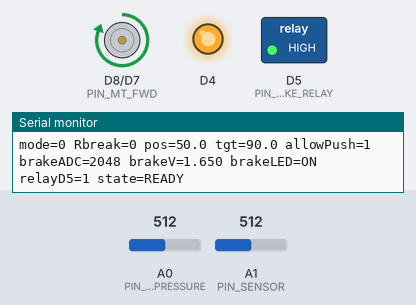
This sketch was run on a simulated Arduino Due. On the bench: motor-driver pin pairs drawn as motors (green arrow = first pin HIGH = forward, orange = second pin HIGH = backward, longer = more drive), switched loads named in the sketch (green lamp = pin HIGH), output pins drawn as LEDs (lit = HIGH), the last lines printed to the serial monitor. The test bench sets the inputs (shaded band); at power-on: A0 (PIN_BRAKE_PRESSURE) = 512, A1 (PIN_SENSOR) = 512 (analog values on the 0–1023 scale). WiFi joins after 1.5 s; servers stay silent unless stated.

Above: at 1.2 s.
1.3 s: A0 (PIN_BRAKE_PRESSURE) set to 204
2.8 s: A0 (PIN_BRAKE_PRESSURE) set to 173
At 3.3 s:
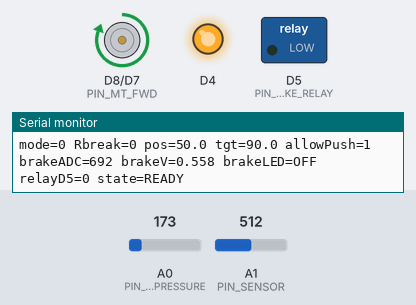
4.3 s: A1 (PIN_SENSOR) set to 895
5.8 s: A1 (PIN_SENSOR) set to 925
At 6.9 s:
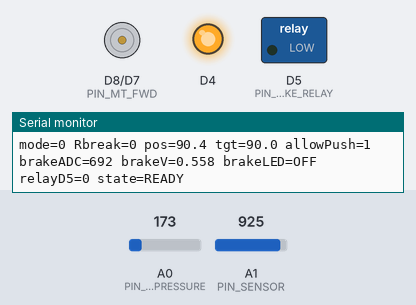
7.3 s: A0 (PIN_BRAKE_PRESSURE) set to 210
At 7.9 s:
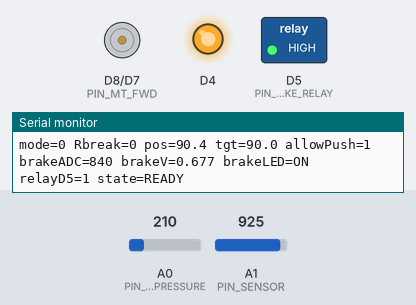
8.8 s: A1 (PIN_SENSOR) set to 953
At 9.2 s:
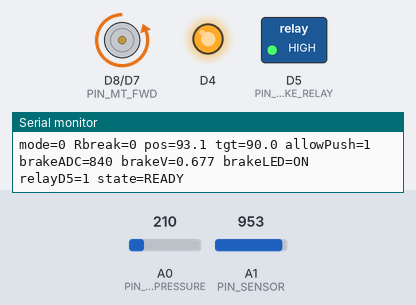
Timing chart, 0 to 11.3 s (numbered marks = the images above; inputs shaded):
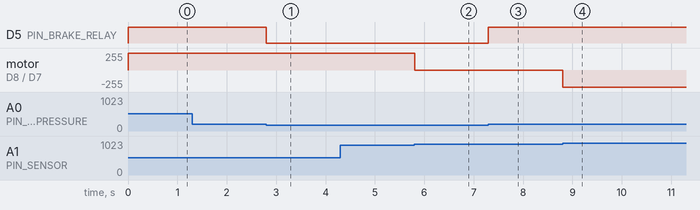

Measured:
- the behaviour switches between 187 and 186 on A0 (PIN_BRAKE_PRESSURE) (found by bisection; images 0 and 1)
- the behaviour switches between 906 and 907 on A1 (PIN_SENSOR) (found by bisection; images 1 and 2)
- the behaviour switches between 936 and 937 on A1 (PIN_SENSOR) (found by bisection; images 3 and 4)
- after the input at 2.8 s, D5 (PIN_BRAKE_RELAY): HIGH → LOW at once
- after the input at 5.8 s, motor on D8 (PIN_MT_FWD) / D7 (PIN_MT_BWD): forward 255/255 → stopped at once
- after the input at 7.3 s, D5 (PIN_BRAKE_RELAY): LOW → HIGH at once
- after the input at 8.8 s, motor on D8 (PIN_MT_FWD) / D7 (PIN_MT_BWD): stopped → backward 255/255 at once

The sketch:

brake_board_due_active_high.ino
```cpp
/* =========================================================================
   Brake Board (Robust & Anti-Hunting Version + Human Brake Protection)
   - ASMS : mode는 첫 바이트만 신뢰
   - PC   : 자율주행(mode == 1)일 때만 brake bit 신뢰
   - 수동 : mode != 1일 때 PC brake 신호를 항상 무시
   - 모터 : 불감대 + 히스테리시스 + 센서 필터 적용
   - 추가 : 브레이크/긴급정지 중 사람이 브레이크를 더 밟으면 액추에이터가 밀어내지 않음
   - 수정 : mode == 3인 동안 긴급정지 브레이크를 계속 유지
   - 수정 : Due 12-bit/3.3V ADC 전압 보정, 0.65V ON / 0.60V OFF
   - 수정 : D5 릴레이 Active HIGH (모듈에 따라 변경 가능)
   ========================================================================= */

#include <SPI.h>
#include <Ethernet.h>
#include <EthernetUdp.h>
#include <math.h>

// ================= [센서/모터 핀 및 설정] =================
const int PIN_SENSOR = A1;
const int PIN_MT_FWD = 8;   // rpwm
const int PIN_MT_BWD = 7;   // lpwm

// ================= [브레이크등 설정] =================
// Ethernet Shield 사용 시 D4는 SD 카드 CS이므로 릴레이에 사용하지 않음.
const int PIN_BRAKE_PRESSURE = A0;
const int PIN_BRAKE_RELAY    = 5;

// 실제 릴레이 모듈이 LOW 입력에서 작동하면 true, HIGH에서 작동하면 false.
// 모듈 IN이 HIGH일 때 작동한다고 가정하여 false로 설정.
// 릴레이 접점의 COM-NO 연결 및 실제 작동을 별도로 확인해야 함.
const bool BRAKE_RELAY_ACTIVE_LOW = false;
const int BRAKE_RELAY_ON  = BRAKE_RELAY_ACTIVE_LOW ? LOW : HIGH;
const int BRAKE_RELAY_OFF = BRAKE_RELAY_ACTIVE_LOW ? HIGH : LOW;

// 실제 멀티미터 측정: 브레이크 해제 약 0.52V, 작동 약 0.72V.
// 두 임계값 사이에서는 이전 상태를 유지 (히스테리시스).
const float BRAKE_ON_THRESHOLD_V  = 0.65f;
const float BRAKE_OFF_THRESHOLD_V = 0.60f;
const float BRAKE_ADC_REFERENCE_V = 3.3f;    // Arduino Due ADC 입력 범위
const float BRAKE_ADC_MAX = 4095.0f;        // analogReadResolution(12)에 대응

int brakePressureAdc = 0;
float brakePressureVoltage = 0.0f;
bool brakeLightOn = false;

const float SENSOR_MAX_MM = 100.0f;
const int   VAL_MIN = 0;
const int   VAL_MAX = 4095;

// 목표 위치 (mm 단위)
const float POS_READY     = 90.0f;
const float POS_AUTO      = 90.0f;
const float POS_BRAKE     = 35.0f;
const float POS_EMERGENCY = 35.0f;

// 깔짝임 방지 불감대
const float GAP_MM = 1.5f;

// 센서 필터 계수
const float FILTER_ALPHA = 0.15f;

// ================= [타이머 설정] =================
// 긴급정지는 mode == 3 자체로 판단하므로 EMG timeout 사용하지 않음
const unsigned long PC_TIMEOUT_MS = 20000;

// ================= [네트워크 설정] =================
IPAddress localIp(10, 177, 21, 3);
IPAddress asmsIP(10, 177, 21, 5);   // ASMS
byte mac[] = { 0xA8, 0x61, 0x0A, 0xAE, 0x21, 0x00 };
unsigned int localPort = 5000;

EthernetUDP Udp;
uint8_t rxBuf[32];

// ================= [시스템 상태 변수] =================
uint8_t receivedMode = 0;
int Rbreak = 0;

unsigned long lastPcRx = 0;
unsigned long lastPrintTime = 0;

// 센서 필터용 변수
float filteredPos = 70.0f;
bool filterInit = false;

// 모터 상태
enum MotorState { STOP, PUSH, PULL };
MotorState lastMotorState = STOP;

// ================= [모터 제어 기본 함수] =================
void motorStop() {
  digitalWrite(PIN_MT_FWD, LOW);
  digitalWrite(PIN_MT_BWD, LOW);
  lastMotorState = STOP;
}

void motorPushFull() {
  digitalWrite(PIN_MT_FWD, HIGH);
  digitalWrite(PIN_MT_BWD, LOW);
  lastMotorState = PUSH;
}

void motorPullFull() {
  digitalWrite(PIN_MT_FWD, LOW);
  digitalWrite(PIN_MT_BWD, HIGH);
  lastMotorState = PULL;
}

// ================= [센서 읽기 + 필터링] =================
float readFilteredPosition() {
  int rawVal = analogRead(PIN_SENSOR);

  float rawPos =
      ((float)(rawVal - VAL_MIN) * SENSOR_MAX_MM)
      / (float)(VAL_MAX - VAL_MIN);

  if (!filterInit) {
    filteredPos = rawPos;
    filterInit = true;
  }

  filteredPos =
      filteredPos * (1.0f - FILTER_ALPHA)
      + rawPos * FILTER_ALPHA;

  return filteredPos;
}

// ================= [압력센서 기반 브레이크등 제어] =================
// 모터/UDP 명령과는 독립적으로 실제 압력센서 신호로 릴레이를 구동함.
// delay()를 사용하지 않아 통신 및 모터 제어 주기를 방해하지 않음.
void updateBrakeLight() {
  brakePressureAdc = analogRead(PIN_BRAKE_PRESSURE);
  brakePressureVoltage =
      (float)brakePressureAdc * BRAKE_ADC_REFERENCE_V / BRAKE_ADC_MAX;

  if (brakePressureVoltage >= BRAKE_ON_THRESHOLD_V) {
    brakeLightOn = true;
  } else if (brakePressureVoltage <= BRAKE_OFF_THRESHOLD_V) {
    brakeLightOn = false;
  }

  digitalWrite(PIN_BRAKE_RELAY,
               brakeLightOn ? BRAKE_RELAY_ON : BRAKE_RELAY_OFF);
}

// ================= [개선된 모터 제어 함수] =================
// allowPush = true
//   목표보다 더 들어갔을 때 다시 밀어서 복귀 가능
//
// allowPush = false
//   목표보다 더 들어갔을 때 밀어내지 않고 정지
void controlMotor(float current, float target, bool allowPush) {
  float error = current - target;

  // 목표 근처면 정지
  if (fabs(error) <= GAP_MM) {
    motorStop();
    return;
  }

  if (error > GAP_MM) {
    // current > target
    // 예: current=69, target=18
    // 브레이크를 밟기 위해 당김

    if (lastMotorState == PUSH) {
      motorStop();
      delay(10);
    }

    motorPullFull();
  }

  else if (error < -GAP_MM) {
    // current < target
    // 사람이 브레이크를 목표보다 더 밟은 경우

    if (allowPush) {
      if (lastMotorState == PULL) {
        motorStop();
        delay(10);
      }

      motorPushFull();

    } else {
      // 브레이크 및 긴급정지 상태에서는
      // 사람의 발을 밀어내지 않음
      motorStop();
    }
  }
}

// ================= [초기화] =================
void setup() {
  Serial.begin(115200);
  analogReadResolution(12);

  pinMode(PIN_MT_FWD, OUTPUT);
  pinMode(PIN_MT_BWD, OUTPUT);

  // 릴레이는 부팅 시 OFF로 초기화
  digitalWrite(PIN_BRAKE_RELAY, BRAKE_RELAY_OFF);
  pinMode(PIN_BRAKE_RELAY, OUTPUT);

  // Ethernet Shield의 SD 카드 칩 선택 비활성화 (D4는 릴레이에 사용 금지)
  digitalWrite(4, HIGH);
  pinMode(4, OUTPUT);

  motorStop();

  Ethernet.begin(mac, localIp);
  Udp.begin(localPort);

  lastPcRx = millis();

  Serial.println(
      "=== Brake Board ROBUST + HUMAN BRAKE PROTECTION ==="
  );
}

// ================= [메인 루프] =================
void loop() {

  // ---------------------------------------------------------
  // 1. 센서 데이터 읽기 + 필터링
  // ---------------------------------------------------------
  float currentPos = readFilteredPosition();

  // 브레이크등: A0 압력센서 0.65V 이상 ON, 0.60V 이하 OFF (D5 릴레이)
  updateBrakeLight();

  // ---------------------------------------------------------
  // 2. UDP 통신 수신
  // ---------------------------------------------------------
  int packetSize = Udp.parsePacket();

  if (packetSize > 0) {

    IPAddress senderIP = Udp.remoteIP();

    int n =
        Udp.read(
            rxBuf,
            min(packetSize, (int)sizeof(rxBuf))
        );


    // =========================================================
    // ASMS 제어기 패킷 처리 (5 bytes)
    // =========================================================
    if (
        packetSize == 5 &&
        senderIP == asmsIP &&
        n >= 1
    ) {

      receivedMode = rxBuf[0];


      Serial.print("ASMS mode = ");
      Serial.println(receivedMode);


      // -------------------------------------------------------
      // 긴급정지
      // -------------------------------------------------------
      if (receivedMode == 3) {

        // mode 3 자체를 긴급정지 상태로 사용
        Serial.println(">> ESTOP ACTIVE");

        // 긴급정지에서는 PC brake 값 무시
        Rbreak = 0;
      }

      else {

        // 자율주행 모드가 아니면
        // PC 브레이크 강제 해제
        if (receivedMode != 1) {
          Rbreak = 0;
        }
      }
    }


    // =========================================================
    // PC 제어 명령 패킷 처리 (9 bytes)
    // =========================================================
    else if (
        packetSize == 9 &&
        n >= 9
    ) {

      // 자율주행 모드일 때만
      // PC brake 명령 인정
      if (receivedMode == 1) {

        uint8_t misc = rxBuf[8];

        uint8_t brakeBit =
            (misc >> 7) & 0x01;


        // MODE 1일 때만 현재 PC brake 값을 즉시 반영
        Rbreak = brakeBit;


        Serial.print("PC brake bit = ");
        Serial.print(brakeBit);

        Serial.print(" -> Rbreak = ");
        Serial.println(Rbreak);


        lastPcRx = millis();
      }

      else {

        // MODE 1이 아니면
        // PC brake 명령 무시
        Rbreak = 0;
      }
    }
  }


  // ---------------------------------------------------------
  // 3. PC 통신 타임아웃
  // ---------------------------------------------------------
  if (
      millis() - lastPcRx >
      PC_TIMEOUT_MS
  ) {

    Rbreak = 0;
  }


  // =========================================================
  // 4. 현재 상태에 따른 목표 위치 결정
  // =========================================================
  float targetPos = POS_READY;


  // ---------------------------------------------------------
  // MODE 3 = 긴급정지
  //
  // ASMS에서 mode 3이 계속 들어오는 동안
  // 목표값 POS_EMERGENCY (현재 35mm)까지 브레이크 작동
  // ---------------------------------------------------------
  if (receivedMode == 3) {

    targetPos = POS_EMERGENCY;
  }

  else {

    // -------------------------------------------------------
    // MODE 1에서 PC Brake ON
    // -------------------------------------------------------
    if (Rbreak == 1) {

      targetPos = POS_BRAKE;
    }

    else {

      // -----------------------------------------------------
      // 자율주행 MODE 1
      // -----------------------------------------------------
      if (receivedMode == 1) {

        targetPos = POS_AUTO;
      }

      // -----------------------------------------------------
      // 일반 MODE
      // -----------------------------------------------------
      else {

        targetPos = POS_READY;
      }
    }
  }


  // =========================================================
  // 5. 사람 브레이크 보호 로직
  // =========================================================

  // MODE 3 긴급정지 또는
  // MODE 1에서 PC Brake ON이면
  // 브레이크가 밟힌 상태
  bool isBrakeTarget =
      (receivedMode == 3) ||
      (Rbreak == 1);


  // 브레이크/긴급정지 상태에서는
  // 목표보다 더 밟혀도 다시 밀지 않음
  bool allowPush =
      !isBrakeTarget;


  // 모터 제어
  controlMotor(
      currentPos,
      targetPos,
      allowPush
  );


  // =========================================================
  // 6. 시리얼 디버그 출력
  // =========================================================
  if (
      millis() - lastPrintTime >
      200
  ) {

    lastPrintTime = millis();


    Serial.print("mode=");
    Serial.print(receivedMode);


    Serial.print(" Rbreak=");
    Serial.print(Rbreak);


    Serial.print(" pos=");
    Serial.print(currentPos, 1);


    Serial.print(" tgt=");
    Serial.print(targetPos, 1);


    Serial.print(" allowPush=");
    Serial.print(
        allowPush ? 1 : 0
    );

    Serial.print(" brakeADC=");
    Serial.print(brakePressureAdc);

    Serial.print(" brakeV=");
    Serial.print(brakePressureVoltage, 3);

    Serial.print(" brakeLED=");
    Serial.print(brakeLightOn ? "ON" : "OFF");

    Serial.print(" relayD5=");
    Serial.print(brakeLightOn ? BRAKE_RELAY_ON : BRAKE_RELAY_OFF);

    Serial.print(" state=");


    if (receivedMode == 3) {

      Serial.println("EMG");
    }

    else if (Rbreak == 1) {

      Serial.println("BRAKE");
    }

    else if (receivedMode == 1) {

      Serial.println("AUTO");
    }

    else {

      Serial.println("READY");
    }
  }
}
```
